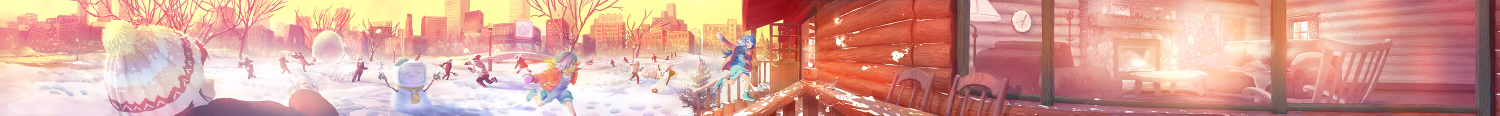
#> input picture vue/src/components/header/img/img_evening.jpg, 3000 x 231 px, given in place of 1.jpg, which was not available (shown at 1/2 size)
$ python Stitch.py
#> lines starting #> are read from the running program, lines starting #| are printed output that depends on the picture; pictures that were not available may be replaced by others from this repository, and a replacement may not be noted
# import the necessary packages
from Panorama import Stitcher
import argparse
import imutils
import cv2

# construct the argument parse and parse the arguments
# ap = argparse.ArgumentParser()
# ap.add_argument("-f", "--first", required=True,
#                 help="path to the first image")
# ap.add_argument("-s", "--second", required=True,
#                 help="path to the second image")
# args = vars(ap.parse_args())

# load the two images and resize them to have a width of 400 pixels
# (for faster processing)

imageA = cv2.imread("1.jpg")
#> imageA is the input picture: shape (231, 3000, 3); mean B, G, R 151.5, 163.1, 215.9
imageB = cv2.imread("2.jpg")
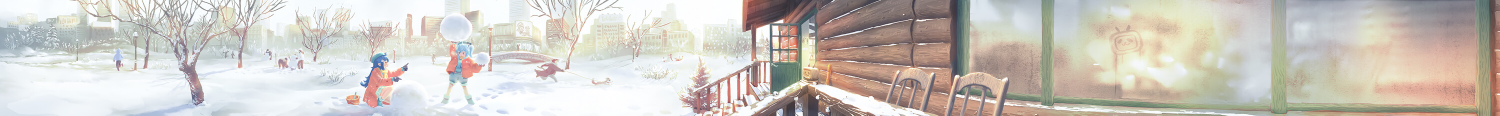
#> input picture vue/src/components/header/img/img_morning.jpg, 3000 x 231 px, given in place of 2.jpg, which was not available (shown at 1/2 size)
#> imageB is the input picture: shape (231, 3000, 3); mean B, G, R 193.2, 200.3, 205.5
imageA = imutils.resize(imageA, width=720)
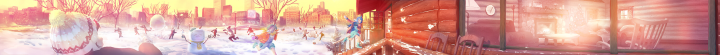
#> imageA: shape (55, 720, 3); mean B, G, R 151.5, 163.1, 215.9
imageB = imutils.resize(imageB, width=720)
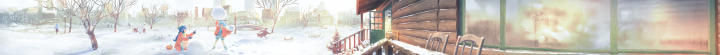
#> imageB: shape (55, 720, 3); mean B, G, R 193.2, 200.3, 205.5
#> (the run stopped early here; a loop or call above may not have finished)
